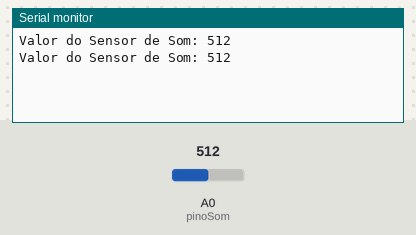
Bench run of a sketch on a simulated Arduino Uno, built with avr-gcc and run on an emulated ATmega328P. On the bench: the last lines printed to the serial monitor. The inputs (shaded band) are chosen by the test bench; at power-on: A0 (pinoSom) = 512.

Above: at 1.8 s.
1.9 s: A0 (pinoSom) set to 716
At 2.8 s:
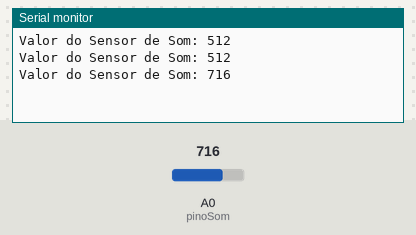
3.4 s: A0 (pinoSom) set to 900
At 4.8 s:
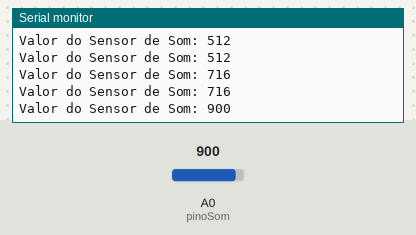
Timing chart, 0 to 6.4 s (numbered marks = the images above; inputs shaded):
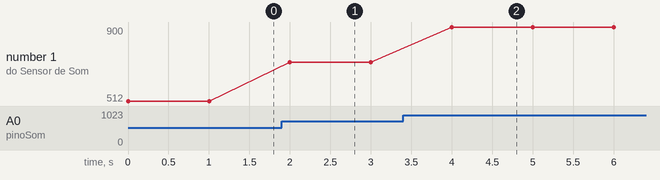

The sketch:

1bb20.ino
```cpp
int pinoSom = A0; // Pino analógico conectado ao sensor de som

void setup() {
  Serial.begin(9600); // Inicializa a comunicação serial
}

void loop() {
  int valorSom = analogRead(pinoSom); // Lê o valor do sensor de som

  Serial.print("Valor do Sensor de Som: ");
  Serial.println(valorSom);

  delay(1000); // Aguarda por 1 segundo
}
```

Measured:
- after the input at 1.9 s, the serial monitor: prints a new line after 0.10 s (image 1)
- after the input at 3.4 s, the serial monitor: prints a new line after 0.60 s (image 2)
- plotted number 1: 512 → 716 after the input at 1.9 s, 716 → 900 after the input at 3.4 s
